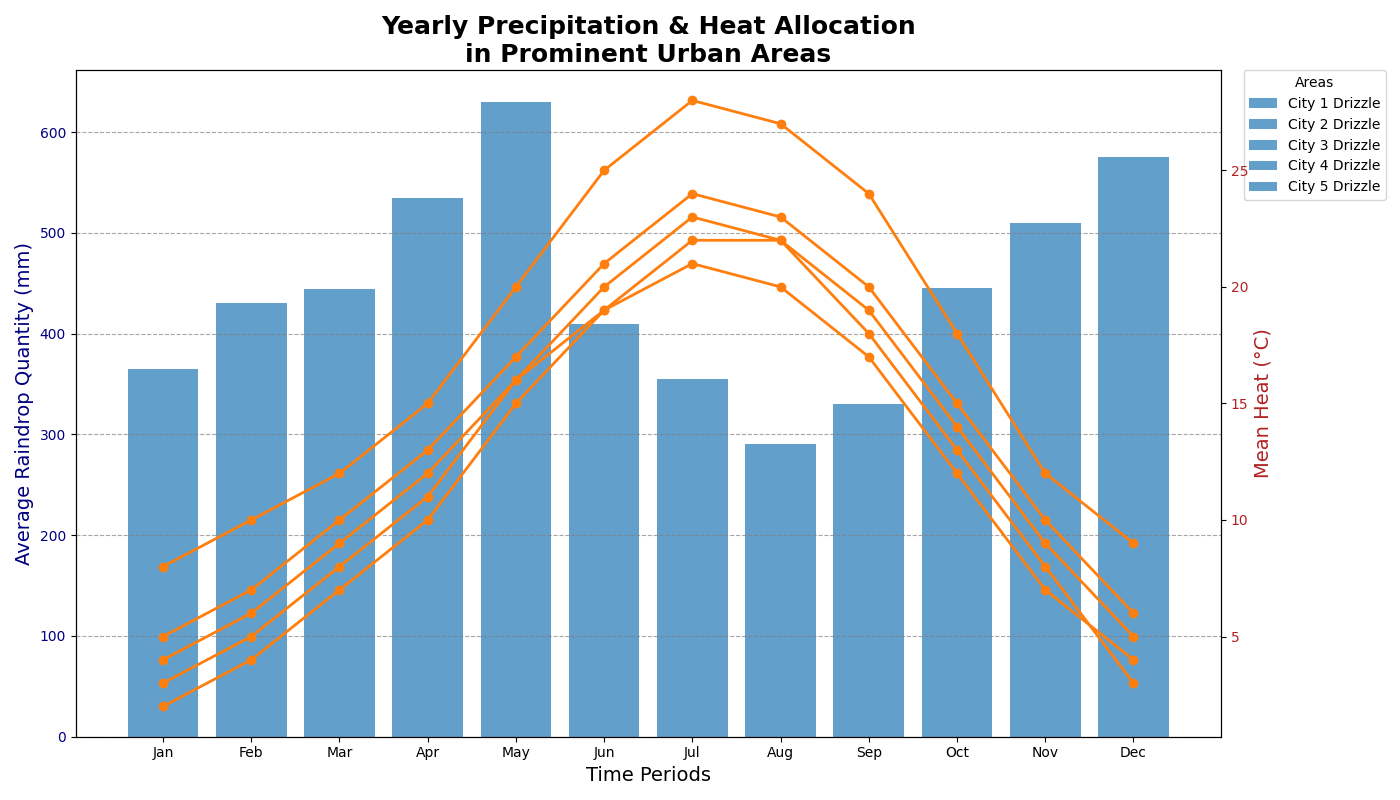

Here is the Python script that generated this plot:
import matplotlib.pyplot as plt
import numpy as np

cities = ['City A', 'City B', 'City C', 'City D', 'City E']
months = ['Jan', 'Feb', 'Mar', 'Apr', 'May', 'Jun', 'Jul', 'Aug', 'Sep', 'Oct', 'Nov', 'Dec']

rainfall_data = np.array([
    [78, 95, 89, 120, 150, 80, 70, 55, 60, 85, 100, 110],
    [52, 65, 70, 85, 100, 65, 50, 45, 55, 75, 80, 90],
    [85, 90, 95, 105, 120, 90, 80, 60, 70, 95, 110, 130],
    [60, 75, 80, 95, 110, 75, 65, 55, 60, 80, 95, 105],
    [90, 105, 110, 130, 150, 100, 90, 75, 85, 110, 125, 140]
])

temperature_data = np.array([
    [5, 7, 10, 13, 17, 21, 24, 23, 20, 15, 10, 6],
    [2, 4, 7, 10, 15, 19, 22, 22, 18, 13, 8, 3],
    [8, 10, 12, 15, 20, 25, 28, 27, 24, 18, 12, 9],
    [4, 6, 9, 12, 16, 20, 23, 22, 19, 14, 9, 5],
    [3, 5, 8, 11, 16, 19, 21, 20, 17, 12, 7, 4]
])

single_color_rainfall = '#1f77b4'
single_color_temperature = '#ff7f0e'

fig, ax1 = plt.subplots(figsize=(14, 8))

bottoms = np.zeros(len(months))
for idx in range(len(cities)):
    ax1.bar(months, rainfall_data[idx], bottom=bottoms, color=single_color_rainfall, alpha=0.7, label=f'City {idx + 1} Drizzle')
    bottoms += rainfall_data[idx]

ax1.set_title('Yearly Precipitation & Heat Allocation\nin Prominent Urban Areas', fontsize=18, fontweight='bold')
ax1.set_xlabel('Time Periods', fontsize=14)
ax1.set_ylabel('Average Raindrop Quantity (mm)', fontsize=14, color='navy')
ax1.yaxis.grid(True, linestyle='--', color='gray', alpha=0.7)
ax1.tick_params(axis='y', labelcolor='navy')
ax1.legend(loc='upper left', title='Areas', bbox_to_anchor=(1.02, 1), borderaxespad=0.)

ax2 = ax1.twinx()
for idx in range(len(cities)):
    ax2.plot(months, temperature_data[idx], marker='o', color=single_color_temperature, linestyle='-', linewidth=2, markersize=6, label=f'City {idx + 1} Warmth')

ax2.set_ylabel('Mean Heat (°C)', fontsize=14, color='firebrick')
ax2.tick_params(axis='y', labelcolor='firebrick')

fig.tight_layout()
plt.show()
